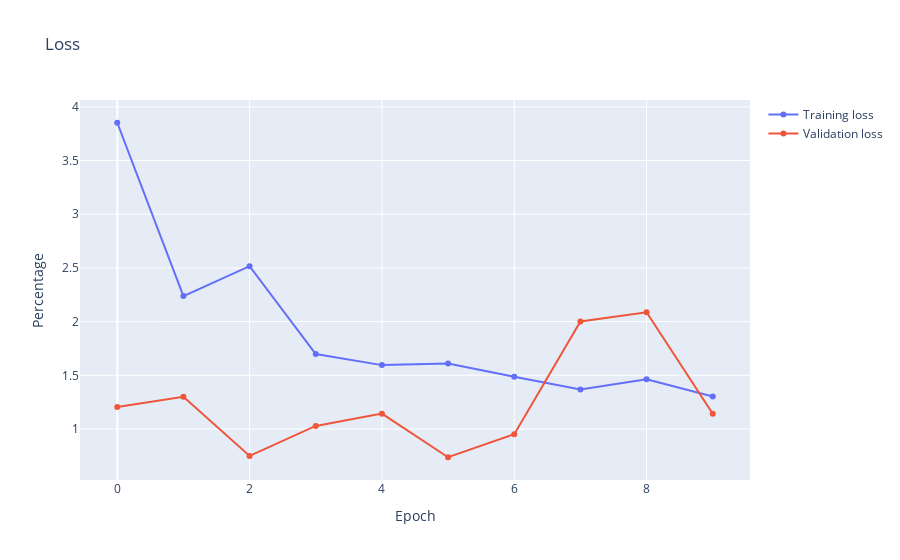

This figure's notebook cell:
### Code cell
fig = go.Figure()
# plot loss
fig.add_trace(go.Scatter(x=history.epoch,
                         y=history.history['loss'],
                         mode='lines+markers',
                         name='Training loss'))
fig.add_trace(go.Scatter(x=history.epoch,
                         y=history.history['val_loss'],
                         mode='lines+markers',
                         name='Validation loss'))
fig.update_layout(title='Loss',
                  xaxis=dict(title='Epoch'),
                  yaxis=dict(title='Percentage'))
fig.show()

### Figure 1 — Plotly figure (JSON) as saved in the notebook; plotly's stock layout.template omitted (floating-point values rounded to 4 significant figures)
{"data": [{"mode": "lines+markers", "name": "Training loss", "type": "scatter", "x": [0, 1, 2, 3, 4, 5, 6, 7, 8, 9], "y": [3.852, 2.238, 2.516, 1.698, 1.595, 1.609, 1.486, 1.367, 1.464, 1.303]}, {"mode": "lines+markers", "name": "Validation loss", "type": "scatter", "x": [0, 1, 2, 3, 4, 5, 6, 7, 8, 9], "y": [1.205, 1.3, 0.7493, 1.028, 1.143, 0.7369, 0.9518, 2.002, 2.087, 1.142]}], "layout": {"title": {"text": "Loss"}, "xaxis": {"title": {"text": "Epoch"}}, "yaxis": {"title": {"text": "Percentage"}}}}
